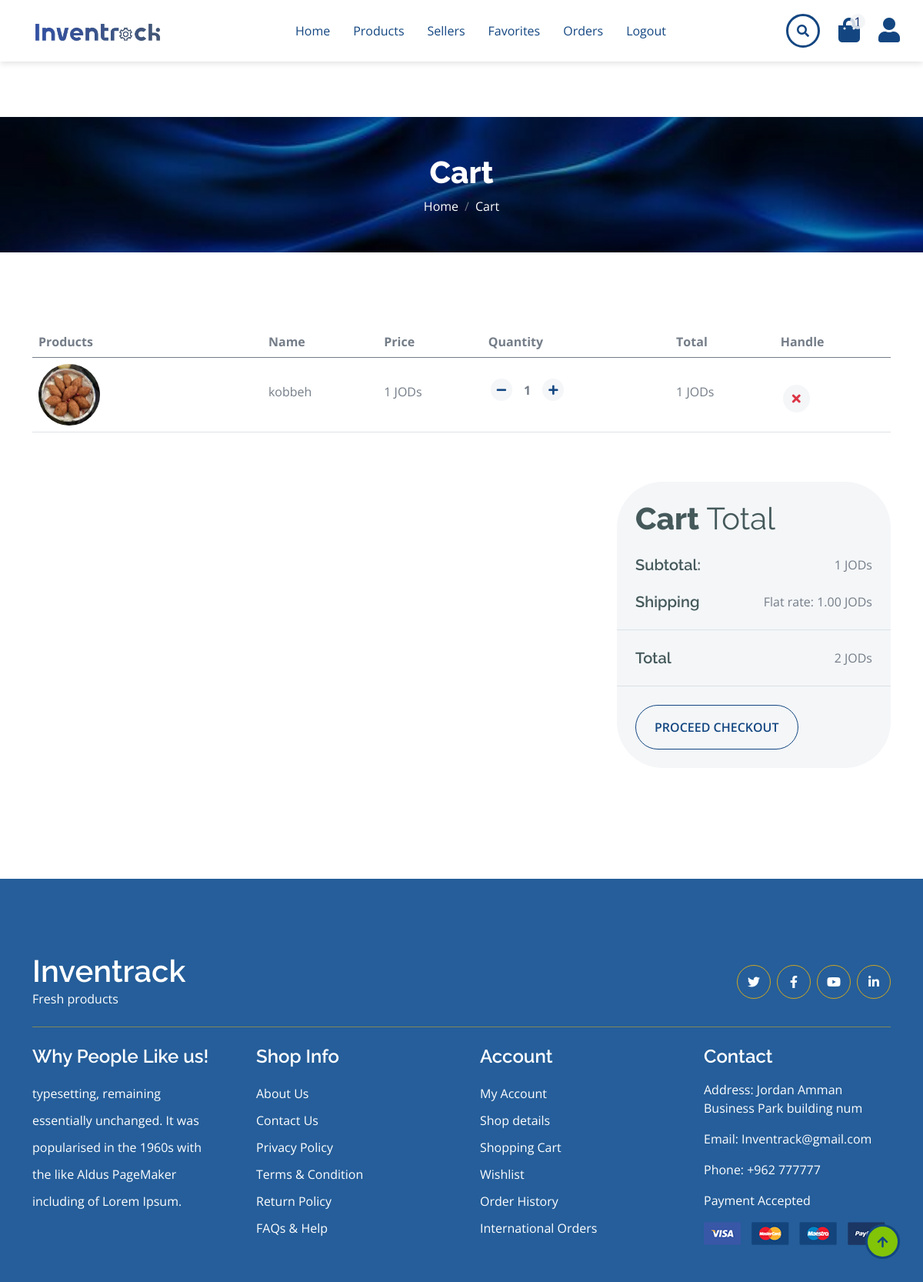
The app's page /Site/Cart.php (signed in) with its own data.
### tables this page shows
CREATE TABLE `carts` (
  `id` int(11) NOT NULL,
  `buyer_id` int(11) NOT NULL,
  `product_id` int(11) NOT NULL,
  `options` text NOT NULL,
  `qty` int(11) NOT NULL
);

CREATE TABLE `products` (
  `id` int(11) NOT NULL,
  `category_id` int(11) NOT NULL,
  `sub_category_id` int(11) NOT NULL,
  `seller_id` int(11) NOT NULL,
  `name` varchar(250) NOT NULL,
  `image` varchar(250) NOT NULL,
  `description` text NOT NULL,
  `price` double NOT NULL,
  `total_rate` double NOT NULL DEFAULT 0,
  `out_of_stock` tinyint(1) GENERATED ALWAYS AS (case when `qty` <= 0 then 1 else 0 end) STORED,
  `is_customized` tinyint(1) NOT NULL,
  `active` int(11) NOT NULL DEFAULT 1,
  `qty` int(11) NOT NULL DEFAULT 0,
  `created_at` timestamp NOT NULL DEFAULT current_timestamp(),
  `qr_token` varchar(64) DEFAULT NULL,
  `qr_scans` int(11) NOT NULL DEFAULT 0
);

### Site/Cart.php (the view, shortened to what this page needs)
<?php
    include "../Connect.php";
    $B_ID = $_SESSION['B_ID'];
    if ($B_ID) {
        $sql211 = mysqli_query($con, "SELECT COUNT(id) AS cart_count FROM carts WHERE buyer_id = '$B_ID'");
        $row211 = mysqli_fetch_array($sql211);
        $cart_count = $row211['cart_count'];
    }
?>
<!DOCTYPE html>
<html lang="en">
    <head>
        <link rel="stylesheet" href="https://use.fontawesome.com/releases/v5.15.4/css/all.css"/>
        <link href="https://cdn.jsdelivr.net/npm/bootstrap-icons@1.4.1/font/bootstrap-icons.css" rel="stylesheet">
        <link href="lib/lightbox/css/lightbox.min.css" rel="stylesheet">
        <link href="lib/owlcarousel/assets/owl.carousel.min.css" rel="stylesheet">
        <link href="css/bootstrap.min.css" rel="stylesheet">
        <link href="css/style.css" rel="stylesheet">
    </head>
    <body>
        <div class="container-fluid fixed-top"style="box-shadow: rgba(99, 99, 99, 0.2) 0px 2px 8px 0px;">
            <div class="container px-0">
            <nav class="navbar navbar-light bg-white navbar-expand-xl">
                      <a href="index.php" class="navbar-brand d-flex align-items-center">
    <img src="../assets/img/Logo.png" class="logo-inventrack" alt="Inventrack">
</a>
                    <div class="collapse navbar-collapse bg-white" id="navbarCollapse">
                        <div class="navbar-nav mx-auto">
                            <a href="index.php" class="nav-item nav-link ">Home</a>
                            <a href="Products.php" class="nav-item nav-link">Products</a>
                            <a href="Sellers.php" class="nav-item nav-link">Sellers</a>
                            <?php if($B_ID) {?>
                                <a href="Favorites.php" class="nav-item nav-link">Favorites</a>
                                <?php }?>
                            <?php if ($B_ID) {?>
                                <a href="Orders.php" class="nav-item nav-link">Orders</a>
                            <?php }?>
                            <?php if (! $B_ID) {?>
                            <a href="../Login.php" class="nav-item nav-link">Login</a>
                            <?php } else {?>
                                <a href="./Logout.php" class="nav-item nav-link">Logout</a>
                            <?php } ?>
                        </div>
                        <?php if ($B_ID) {?>
<div class="d-flex m-3 me-0">
    <button class="btn-search btn border border-secondary btn-md-square rounded-circle bg-white me-4" data-bs-toggle="modal" data-bs-target="#searchModal"><i class="fas fa-search text-primary"></i></button>
    <a href="./Cart.php" class="position-relative me-4 my-auto">
        <i class="fa fa-shopping-bag fa-2x"></i>
        <span class="position-absolute bg-secondary rounded-circle d-flex align-items-center justify-content-center text-dark px-1" style="top: -5px; left: 15px; height: 20px; min-width: 20px;"><?php echo $cart_count ?></span>
    </a>
    <a href="./Profile.php" class="my-auto">
        <i class="fas fa-user fa-2x"></i>
    </a>
</div>
<?php }?>
                    </div>
                </nav>
            </div>
        </div>
        <div class="container-fluid page-header py-5">
            <h1 class="text-center text-white display-6">Cart</h1>
            <ol class="breadcrumb justify-content-center mb-0">
                <li class="breadcrumb-item"><a href="./index.php" style="color: #fff !important;">Home</a></li>
                <li class="breadcrumb-item active text-white" style="color: #fff !important;">Cart</li>
            </ol>
        </div>
        <div class="container-fluid py-5">
            <div class="container py-5">
                <div class="table-responsive">
                    <table class="table">
                        <thead>
                          <tr>
                            <th scope="col">Products</th>
                            <th scope="col">Name</th>
                            <th scope="col">Price</th>
                            <th scope="col">Quantity</th>
                            <th scope="col">Total</th>
                            <th scope="col">Handle</th>
                          </tr>
                        </thead>
                        <tbody>
                        <?php
                            $sql33 = mysqli_query($con, "SELECT * from carts WHERE buyer_id = '$B_ID'");
                            $totalPrice = 0;
                            while ($row33 = mysqli_fetch_array($sql33)) {
                                $cart_id    = $row33['id'];
                                $product_id = $row33['product_id'];
                                 $qty      = $row33['qty'];
                                $sql55 = mysqli_query($con, "SELECT name, image, price, qty from products WHERE id = '$product_id'");
                                $row55 = mysqli_fetch_array($sql55);
                                $product_name  = $row55['name'];
                                $product_image = $row55['image'];
                                $product_price = $row55['price'];
                                $totalPrice += ($product_price * $qty);
                            ?>
                            <tr>
                                <th scope="row">
                                    <div class="d-flex align-items-center">
                                        <img src="../Seller_Dashboard/<?php echo $product_image ?>" class="img-fluid me-5 rounded-circle" style="width: 80px; height: 80px;" alt="">
                                    </div>
                                </th>
                                <td>
                                    <p class="mb-0 mt-4"><?php echo $product_name ?></p>
                                </td>
                                <td>
                                    <p class="mb-0 mt-4"><?php echo $product_price ?> JODs</p>
                                </td>
                             <td>
    <div class="d-flex align-items-center mt-3">
        <a href="UpdateCartQty.php?action=dec&cart_id=<?php echo $cart_id ?>"
           class="btn btn-sm rounded-circle bg-light border me-2">
            <i class="fa fa-minus"></i>
        </a>
        <span class="mx-1 fw-bold"><?php echo $qty ?></span>
        <a href="UpdateCartQty.php?action=inc&cart_id=<?php echo $cart_id ?>"
           class="btn btn-sm rounded-circle bg-light border ms-2">
            <i class="fa fa-plus"></i>
        </a>
    </div>
</td>
<td>
    <p class="mb-0 mt-4"><?php echo $product_price * $qty ?> JODs</p>
</td>
<td>
    <a href="./DeleteFromCart.php?cart_id=<?php echo $cart_id ?>"
       class="btn btn-md rounded-circle bg-light border mt-4 delete-btn">
        <i class="fa fa-times text-danger"></i>
    </a>
</td>
                            </tr>
<?php }?>
                        </tbody>
                    </table>
                </div>
                <div class="row g-4 justify-content-end">
                    <div class="col-8"></div>
                    <div class="col-sm-8 col-md-7 col-lg-6 col-xl-4">
                        <div class="bg-light rounded">
                            <div class="p-4">
                                <h1 class="display-6 mb-4">Cart <span class="fw-normal">Total</span></h1>
                                <div class="d-flex justify-content-between mb-4">
                                    <h5 class="mb-0 me-4">Subtotal:</h5>
                                    <p class="mb-0"><?php echo $totalPrice ?> JODs</p>
                                </div>
                                <div class="d-flex justify-content-between">
                                    <h5 class="mb-0 me-4">Shipping</h5>
                                    <div class="">
                                        <p class="mb-0">Flat rate: 1.00 JODs</p>
                                    </div>
                                </div>
                            </div>
                            <div class="py-4 mb-4 border-top border-bottom d-flex justify-content-between">
                                <h5 class="mb-0 ps-4 me-4">Total</h5>
                                <p class="mb-0 pe-4"><?php echo $totalPrice + 1 ?> JODs</p>
                            </div>
                            <a href="./Checkout.php" class="btn border-secondary rounded-pill px-4 py-3 text-primary text-uppercase mb-4 ms-4" type="button">Proceed Checkout</a>
                        </div>
                    </div>
                </div>
            </div>
        </div>
            <?php require './Footer.php'?>
        <a href="#" class="btn btn-primary border-3 border-primary rounded-circle back-to-top"><i class="fa fa-arrow-up"></i></a>
    </body>
</html>

### Site/css/style.css (style rules this page uses)
.back-to-top { position: fixed; right: 30px; bottom: 30px; display: flex; width: 45px; height: 45px; align-items: center; justify-content: center; transition: 0.5s; z-index: 99; }
a { color: #134681 !important; }
.nav-link { color: #134681 !important; }
.btn { font-weight: 600; transition: 0.5s; }
.btn-md-square { width: 44px; height: 44px; }
.btn-square, .btn-sm-square, .btn-md-square, .btn-lg-square { padding: 0; display: flex; align-items: center; justify-content: center; font-weight: normal; }
.btn.border-secondary { transition: 0.5s; }
.btn-search { border-color: #19436fa5 !important; }
.btn-search i { color: #134681 !important; }
.fixed-top { transition: 0.5s; background: var(--bs-white); border: 0; }
.navbar .navbar-nav .nav-link { padding: 10px 15px; font-size: 16px; transition: 0.5s; }
.logo-inventrack { height: 90px; width: auto; object-fit: contain; margin-top: 15px; }
.navbar-brand { padding-top: 5px; padding-bottom: 5px; }
.navbar { height: 80px; display: flex; align-items: center; border-bottom: 1px solid rgba(255, 255, 255, 0.1); }
.page-header { position: relative; background: linear-gradient( rgba(0, 0, 0, 0.3), rgba(0, 0, 0, 0.3) ), url(../img/head2.jpg); background-position: center center; background-repeat: no-repeat; background-size: cover; }
@media (min-width: 992px) { .hero-header, .page-header { margin-top: 152px !important; } }
a[href="./Cart.php"] .rounded-circle { background-color: #f2f3f5d6 !important; color: rgb(8, 39, 103) !important; }
:root { --bs-primary: #134681; --bs-secondary:#255e9acc; }
.bg-secondary { background-color: var(--bs-secondary) !important; }
.text-primary { color: #134681; }
:root { --bs-primary: #134681; --bs-secondary: #255e9a; }
.text-primary { color: var(--bs-primary) !important; }
.border-primary, .border-secondary, .btn.border-primary, .btn.border-secondary { border-color: var(--bs-primary) !important; }
.btn.border-secondary { border-color: var(--bs-primary) !important; color: var(--bs-primary) !important; }
.btn.border-secondary i { color: var(--bs-primary) !important; }

### records on screen
carts: product.image (picture), product.name "kobbeh", product.price "1", qty "1", $product_price*$qty "1"

### other values on screen
$cart_count "1"
$totalPrice "1"
$totalPrice + 1 "2"
